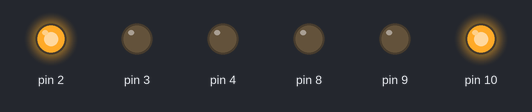
Simulated run of this sketch. Board: Arduino Mega 2560, built with avr-gcc and run on an emulated ATmega2560. Parts: output pins drawn as LEDs (lit = HIGH).

Above: at 2.5 s.
At 5.5 s:
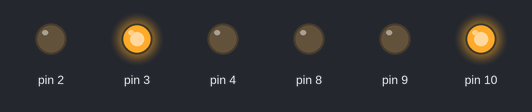
At 8.5 s:
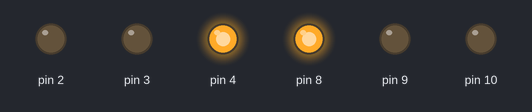
At 11.5 s:
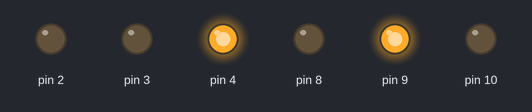
Timing chart, 0 to 15.6 s (numbered marks = the images above):
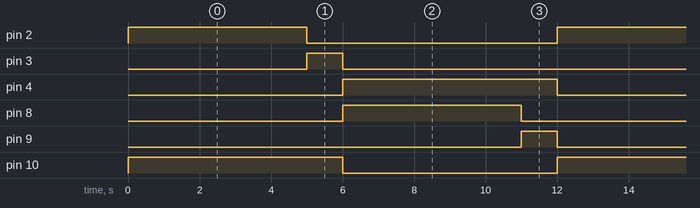

The sketch:

practica2_b.ino
```cpp
// ==========================================================
// Control de semáforos con máquina de estados usando Controllino
// Descripción: Simula el comportamiento de dos semáforos coordinados (A y B),
// controlando luces verdes, amarillas y rojas para cada uno, con temporización.
// ==========================================================

#include <Controllino.h>  // Librería específica para placas Controllino

// ==========================================================
// Definición de los estados posibles de la máquina de estados
// - VERDE_A: Vía A en verde, B en rojo
// - AMARILLO_A: Vía A en amarillo, B en rojo
// - VERDE_B: Vía B en verde, A en rojo
// - AMARILLO_B: Vía B en amarillo, A en rojo
// ==========================================================
enum EstadoSemaforo { VERDE_A, AMARILLO_A, VERDE_B, AMARILLO_B };

// ==========================================================
// Estructura Semaforo: agrupa los 3 pines (verde, amarillo, rojo)
// que componen un semáforo para facilitar su acceso y control.
// ==========================================================
struct Semaforo {
  int verde;
  int amarillo;
  int rojo;
};

// ==========================================================
// Definición de los dos semáforos, asignando sus pines de salida
// ==========================================================
Semaforo A = {CONTROLLINO_D0, CONTROLLINO_D1, CONTROLLINO_D2};
Semaforo B = {CONTROLLINO_D6, CONTROLLINO_D7, CONTROLLINO_D8};

// ==========================================================
// Variables de estado y temporización
// - estado: estado actual del sistema
// - t_estado: marca de tiempo del último cambio de estado
// - duracion: duración del estado actual (en ms)
// ==========================================================
EstadoSemaforo estado = VERDE_A;
unsigned long t_estado = 0;
unsigned long duracion = 0;

// ==========================================================
// Constantes para los tiempos de luces en milisegundos
// ==========================================================
const unsigned long TIEMPO_VERDE = 5000;     // Duración del verde (5 segundos)
const unsigned long TIEMPO_AMARILLO = 1000;  // Duración del amarillo (1 segundo)

void setup() {
  // Configura todos los pines de los semáforos como salidas
  pinMode(A.verde, OUTPUT);
  pinMode(A.amarillo, OUTPUT);
  pinMode(A.rojo, OUTPUT);
  pinMode(B.verde, OUTPUT);
  pinMode(B.amarillo, OUTPUT);
  pinMode(B.rojo, OUTPUT);

  // Inicializa el monitor serial (opcional)
  Serial.begin(9600);

  // Se establece el estado inicial del sistema
  establecerEstado(VERDE_A);
}

void loop() {
  // Captura el tiempo actual
  unsigned long t_actual = millis();

  // Si el tiempo del estado actual ha expirado, cambiar al siguiente estado
  if (t_actual - t_estado >= duracion) {
    switch (estado) {
      case VERDE_A:
        // Cambia al estado AMARILLO_A
        establecerEstado(AMARILLO_A);
        digitalWrite(A.verde, HIGH);   // Mantiene verde A
        digitalWrite(B.rojo, HIGH);    // B permanece en rojo
        duracion = TIEMPO_VERDE;       // Duración total del estado
        break;

      case AMARILLO_A:
        // Cambia al estado VERDE_B
        establecerEstado(VERDE_B);
        digitalWrite(A.amarillo, HIGH); // A en amarillo
        digitalWrite(B.rojo, HIGH);     // B sigue en rojo
        duracion = TIEMPO_AMARILLO;
        break;

      case VERDE_B:
        // Cambia al estado AMARILLO_B
        establecerEstado(AMARILLO_B);
        digitalWrite(B.verde, HIGH);   // B en verde
        digitalWrite(A.rojo, HIGH);    // A en rojo
        duracion = TIEMPO_VERDE;
        break;

      case AMARILLO_B:
        // Regresa al estado VERDE_A
        establecerEstado(VERDE_A);
        digitalWrite(B.amarillo, HIGH); // B en amarillo
        digitalWrite(A.rojo, HIGH);     // A sigue en rojo
        duracion = TIEMPO_AMARILLO;
        break;
    }
  }
}

// ==========================================================
// Función: establecerEstado
// Cambia el estado del sistema y apaga todas las luces.
// También actualiza la marca de tiempo de cambio de estado.
// ==========================================================
void establecerEstado(EstadoSemaforo nuevoEstado) {
  estado = nuevoEstado;
  t_estado = millis();  // Marca de tiempo actual

  // Apaga todas las luces de ambos semáforos
  digitalWrite(A.verde, LOW);
  digitalWrite(A.amarillo, LOW);
  digitalWrite(A.rojo, LOW);
  digitalWrite(B.verde, LOW);
  digitalWrite(B.amarillo, LOW);
  digitalWrite(B.rojo, LOW);
}
```

Measured:
- by itself, pin 2, pin 8: alternates HIGH for 5.0 s and LOW for 7.0 s
- by itself, pin 3, pin 9: alternates HIGH for 1.0 s and LOW for 11.0 s
- by itself, pin 4, pin 10: alternates HIGH for 6.0 s and LOW for 6.0 s
